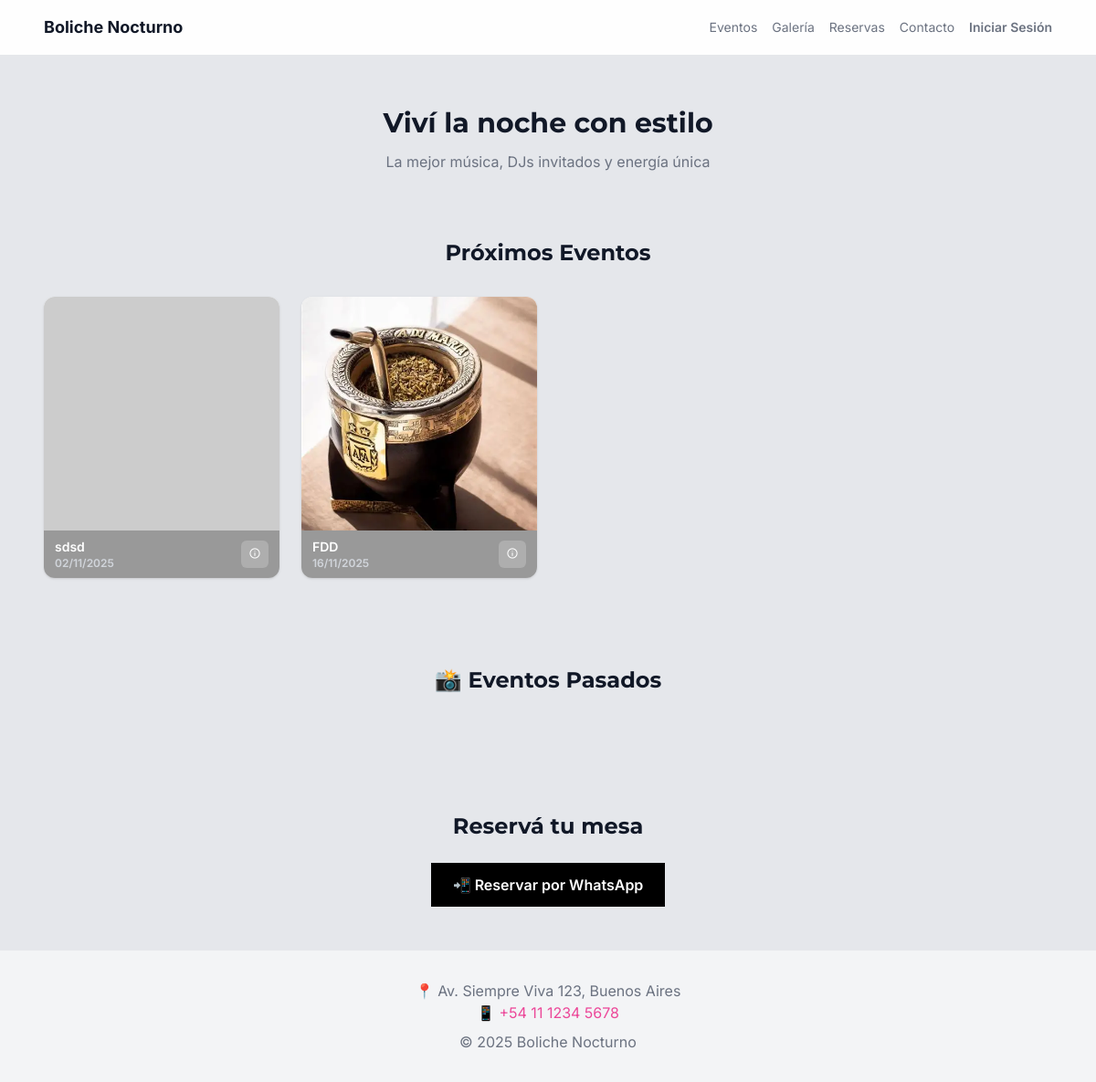
The page / on the database its author committed.
### tables this page shows
CREATE TABLE `eventos` (
  `id` int(11) NOT NULL,
  `titulo` varchar(100) NOT NULL,
  `descripcion` text DEFAULT NULL,
  `fecha` date NOT NULL,
  `imagen` varchar(255) DEFAULT NULL,
  `hora` time NOT NULL,
  `cover` decimal(10,2) DEFAULT NULL,
  `imagen_portada` varchar(255) DEFAULT NULL,
  `estado` enum('programado','finalizado','cancelado') DEFAULT 'programado',
  `created_by` int(11) DEFAULT NULL,
  `created_at` timestamp NOT NULL DEFAULT current_timestamp(),
  `updated_at` timestamp NULL DEFAULT NULL ON UPDATE current_timestamp()
);

### index.php (the view, shortened to what this page needs)
<?php
$conn = new mysqli('localhost', 'root', '', 'boliche_db');
$conn->set_charset("utf8mb4");
?>
<!DOCTYPE html>
<html lang="es">
<head>
  <script src="https://cdn.tailwindcss.com"></script>
</head>
<body class="text-gray-900">
  <header class="sticky top-0 z-50 backdrop-blur-md bg-white/95 border-b border-gray-200">
    <div class="max-w-6xl mx-auto flex items-center justify-between px-6 py-4">
      <a href="index.php" class="font-bold text-lg text-gray-900">Boliche Nocturno</a>
      <nav class="flex space-x-4 text-sm text-gray-500">
        <a href="#proximos-eventos" class="hover:text-gray-900">Eventos</a>
        <a href="#galeria" class="hover:text-gray-900">Galería</a>
        <a href="#reservas" class="hover:text-gray-900">Reservas</a>
        <a href="#contacto" class="hover:text-gray-900">Contacto</a>
        <?php if (isset($_SESSION['loggedin'])): ?>
          <a href="./admin/admin.php" class="hover:text-gray-900">Subir Fotos</a>
          <a href="./admin/logout.php" class="hover:text-red-500 font-semibold">Cerrar Sesión</a>
        <?php else: ?>
          <a href="login.php" class="hover:text-gray-900 font-semibold">Iniciar Sesión</a>
        <?php endif; ?>
      </nav>
    </div>
  </header>
  <section class="max-w-6xl mx-auto mt-8 px-6 py-6 flex flex-col gap-3 justify-center items-center text-center">
    <h1 class="text-3xl font-bold text-gray-900">Viví la noche con estilo</h1>
    <p class="text-gray-500">La mejor música, DJs invitados y energía única</p>
  </section>
  <section id="proximos-eventos" class="max-w-6xl mx-auto px-6 py-12">
    <h2 class="text-center text-2xl font-bold mb-8">Próximos Eventos</h2>
    <div class="grid grid-cols-1 sm:grid-cols-2 md:grid-cols-3 lg:grid-cols-4 gap-6">
      <?php
        $stmt = $conn->prepare("SELECT e.*,
                              COALESCE(e.imagen_portada,
                                      (SELECT f.ruta FROM fotos f WHERE f.evento_id = e.id LIMIT 1)
                              ) as imagen_portada
                              FROM eventos e
                              WHERE e.fecha >= CURDATE() AND e.estado = 'programado'
                              ORDER BY e.fecha ASC");
        $stmt->execute();
        $eventos = $stmt->get_result();
        while ($evento = $eventos->fetch_assoc()):
          $fecha = new DateTime($evento['fecha']);
          $imagenPortada = $evento['imagen_portada'] ? $evento['imagen_portada'] : "https://via.placeholder.com/600x400?text=" . urlencode($evento['titulo']);
        ?>
        <div class="overflow-hidden bg-white rounded-xl shadow hover:-translate-y-1 hover:shadow-lg transition">
          <img src="<?= $imagenPortada ?>" alt="<?= htmlspecialchars($evento['titulo']) ?>" class="w-full h-64 object-cover" />
          <div class="flex items-center justify-between px-3 py-2 bg-black/40 text-white text-sm font-semibold">
            <div>
              <p><?= htmlspecialchars($evento['titulo']) ?></p>
              <p class="text-xs text-gray-300"><?= $fecha->format('d/m/Y') ?></p>
            </div>
            <a href="eventos.php?id=<?= $evento['id'] ?>" class="px-2 py-1 bg-white/20 rounded-md hover:bg-white/30">
              <span class="material-symbols-outlined text-sm">info</span>
            </a>
          </div>
        </div>
      <?php endwhile; ?>
    </div>
  </section>
  <section id="eventos-pasados" class="max-w-6xl mx-auto px-6 py-12">
    <h2 class="text-center text-2xl font-bold mb-8">📸 Eventos Pasados</h2>
  </section>
  <section id="reservas" class="max-w-xl mx-auto px-6 py-12 text-center">
    <h2 class="text-2xl font-bold mb-6">Reservá tu mesa</h2>
    <a href="https://wa.me/5491112345678?text=Hola!%20Quiero%20reservar%20una%20mesa%20para%20esta%20noche" target="_blank">
      <button class="px-6 py-3 bg-black text-white font-semibold hover:bg-gray-800 transition">📲 Reservar por WhatsApp</button>
    </a>
  </section>
  <footer id="contacto" class="bg-gray-100 py-8 text-center text-gray-500">
    <p>📍 Av. Siempre Viva 123, Buenos Aires</p>
    <p>📱 <a href="tel:+541112345678" class="text-pink-500 hover:underline">+54 11 1234 5678</a></p>
    <p class="mt-2">© 2025 Boliche Nocturno</p>
  </footer>
</body>
</html>

### index.php (style rules this page uses)
body { font-family: 'Inter', sans-serif; background-color: #e5e7eb; }
h1, h2, h3 { font-family: 'Montserrat', sans-serif; }

### rows shown on the page
eventos: titulo "sdsd", fecha "02/11/2025"
eventos: shows a picture, titulo "FDD", fecha "16/11/2025"
